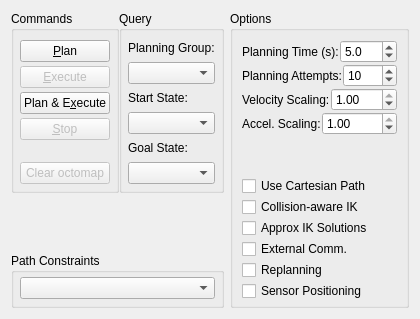
     <widget class="QWidget" name="planning">
      <attribute name="title">
       <string>Planning</string>
      </attribute>
      <layout class="QHBoxLayout" name="horizontalLayout_9">
       <item>
        <layout class="QVBoxLayout" name="verticalLayout_11">
         <property name="spacing">
          <number>0</number>
         </property>
         <item>
          <layout class="QHBoxLayout" name="horizontalLayout_7">
           <property name="spacing">
            <number>0</number>
           </property>
           <item>
            <widget class="QGroupBox" name="groupBox_9">
             <property name="title">
              <string>Commands</string>
             </property>
             <layout class="QVBoxLayout" name="verticalLayout_9">
              <property name="spacing">
               <number>4</number>
              </property>
              <property name="leftMargin">
               <number>6</number>
              </property>
              <property name="rightMargin">
               <number>6</number>
              </property>
              <property name="bottomMargin">
               <number>6</number>
              </property>
              <item>
               <widget class="QPushButton" name="plan_button">
                <property name="text">
                 <string>&amp;Plan</string>
                </property>
               </widget>
              </item>
              <item>
               <widget class="QPushButton" name="execute_button">
                <property name="enabled">
                 <bool>false</bool>
                </property>
                <property name="text">
                 <string>&amp;Execute</string>
                </property>
               </widget>
              </item>
              <item>
               <widget class="QPushButton" name="plan_and_execute_button">
                <property name="text">
                 <string>Plan &amp;&amp; E&amp;xecute</string>
                </property>
               </widget>
              </item>
              <item>
               <widget class="QPushButton" name="stop_button">
                <property name="enabled">
                 <bool>false</bool>
                </property>
                <property name="toolTip">
                 <string>Stop execution by sending a stop command to the move_group.</string>
                </property>
                <property name="text">
                 <string>&amp;Stop</string>
                </property>
               </widget>
              </item>
              <item>
               <widget class="QLabel" name="result_label">
                <property name="layoutDirection">
                 <enum>Qt::LeftToRight</enum>
                </property>
                <property name="text">
                 <string/>
                </property>
                <property name="alignment">
                 <set>Qt::AlignCenter</set>
                </property>
                <property name="wordWrap">
                 <bool>false</bool>
                </property>
               </widget>
              </item>
              <item>
               <widget class="QPushButton" name="clear_octomap_button">
                <property name="enabled">
                 <bool>false</bool>
                </property>
                <property name="text">
                 <string>Clear octomap</string>
                </property>
               </widget>
              </item>
             </layout>
            </widget>
           </item>
           <item>
            <widget class="QGroupBox" name="groupBox_11">
             <property name="title">
              <string>Query</string>
             </property>
             <layout class="QVBoxLayout" name="verticalLayout_6">
              <property name="leftMargin">
               <number>6</number>
              </property>
              <property name="rightMargin">
               <number>6</number>
              </property>
              <property name="bottomMargin">
               <number>6</number>
              </property>
              <item>
               <layout class="QVBoxLayout" name="verticalLayout_planning_group">
                <item>
                 <widget class="QLabel" name="label_planning_group">
                  <property name="text">
                   <string>Planning Group:</string>
                  </property>
                 </widget>
                </item>
                <item>
                 <widget class="QComboBox" name="planning_group_combo_box"/>
                </item>
               </layout>
              </item>
              <item>
               <layout class="QVBoxLayout" name="verticalLayout_start_state">
                <item>
                 <widget class="QLabel" name="label_start_state">
                  <property name="text">
                   <string>Start State:</string>
                  </property>
                 </widget>
                </item>
                <item>
                 <widget class="QComboBox" name="start_state_combo_box"/>
                </item>
               </layout>
              </item>
              <item>
               <layout class="QVBoxLayout" name="verticalLayout_goal_state">
                <item>
                 <widget class="QLabel" name="label_goal_state">
                  <property name="text">
                   <string>Goal State:</string>
                  </property>
                 </widget>
                </item>
                <item>
                 <widget class="QComboBox" name="goal_state_combo_box"/>
                </item>
               </layout>
              </item>
             </layout>
            </widget>
           </item>
          </layout>
         </item>
         <item>
          <spacer name="verticalSpacer">
           <property name="orientation">
            <enum>Qt::Vertical</enum>
           </property>
           <property name="sizeType">
            <enum>QSizePolicy::Expanding</enum>
           </property>
           <property name="sizeHint" stdset="0">
            <size>
             <width>20</width>
             <height>32</height>
            </size>
           </property>
          </spacer>
         </item>
         <item>
          <widget class="QGroupBox" name="groupBox_12">
           <property name="title">
            <string>Path Constraints</string>
           </property>
           <layout class="QVBoxLayout" name="verticalLayout_15">
            <property name="leftMargin">
             <number>6</number>
            </property>
            <property name="topMargin">
             <number>4</number>
            </property>
            <property name="rightMargin">
             <number>6</number>
            </property>
            <property name="bottomMargin">
             <number>6</number>
            </property>
            <item>
             <widget class="QComboBox" name="path_constraints_combo_box">
              <property name="toolTip">
               <string>Select path constraints from the database. </string>
              </property>
             </widget>
            </item>
           </layout>
          </widget>
         </item>
        </layout>
       </item>
       <item>
        <layout class="QVBoxLayout" name="verticalLayout_18">
         <property name="spacing">
          <number>0</number>
         </property>
         <item>
          <widget class="QGroupBox" name="groupBox_10">
           <property name="title">
            <string>Options</string>
           </property>
           <layout class="QVBoxLayout" name="verticalLayout_10">
            <property name="spacing">
             <number>1</number>
            </property>
            <property name="bottomMargin">
             <number>4</number>
            </property>
            <item>
             <layout class="QHBoxLayout" name="horizontalLayout_3">
              <property name="spacing">
               <number>1</number>
              </property>
              <item>
               <widget class="QLabel" name="label_9">
                <property name="toolTip">
                 <string>Total time allowed for planning.  Planning stops if time or number of attempts is exceeded, or goal is reached.</string>
                </property>
                <property name="text">
                 <string>Planning Time (s):</string>
                </property>
               </widget>
              </item>
              <item>
               <widget class="QDoubleSpinBox" name="planning_time">
                <property name="sizePolicy">
                 <sizepolicy hsizetype="Minimum" vsizetype="Fixed">
                  <horstretch>0</horstretch>
                  <verstretch>0</verstretch>
                 </sizepolicy>
                </property>
                <property name="minimumSize">
                 <size>
                  <width>40</width>
                  <height>0</height>
                 </size>
                </property>
                <property name="toolTip">
                 <string>Total time allowed for planning.  Planning stops if time or number of attempts is exceeded, or goal is reached.</string>
                </property>
                <property name="decimals">
                 <number>1</number>
                </property>
                <property name="maximum">
                 <double>300.000000000000000</double>
                </property>
                <property name="value">
                 <double>5.000000000000000</double>
                </property>
               </widget>
              </item>
             </layout>
            </item>
            <item>
             <layout class="QHBoxLayout" name="horizontalLayout_15">
              <property name="spacing">
               <number>1</number>
              </property>
              <item>
               <widget class="QLabel" name="label_10">
                <property name="toolTip">
                 <string>Allowed number of planning attempts. Planning stops if time or number of attempts is exceeded, or goal is reached.</string>
                </property>
                <property name="text">
                 <string>Planning Attempts:</string>
                </property>
               </widget>
              </item>
              <item>
               <widget class="QSpinBox" name="planning_attempts">
                <property name="sizePolicy">
                 <sizepolicy hsizetype="Minimum" vsizetype="Fixed">
                  <horstretch>0</horstretch>
                  <verstretch>0</verstretch>
                 </sizepolicy>
                </property>
                <property name="minimumSize">
                 <size>
                  <width>40</width>
                  <height>0</height>
                 </size>
                </property>
                <property name="toolTip">
                 <string>Allowed number of planning attempts. Planning stops if time or number of attempts is exceeded, or goal is reached.</string>
                </property>
                <property name="maximum">
                 <number>1000</number>
                </property>
                <property name="value">
                 <number>10</number>
                </property>
               </widget>
              </item>
             </layout>
            </item>
            <item>
             <layout class="QHBoxLayout" name="horizontalLayout_10">
              <property name="spacing">
               <number>1</number>
              </property>
              <item>
               <widget class="QLabel" name="label_11">
                <property name="toolTip">
                 <string>Factor (between 0 and 1) to scale down maximum joint velocities</string>
                </property>
                <property name="text">
                 <string>Velocity Scaling:</string>
                </property>
               </widget>
              </item>
              <item>
               <widget class="QDoubleSpinBox" name="velocity_scaling_factor">
                <property name="minimumSize">
                 <size>
                  <width>40</width>
                  <height>0</height>
                 </size>
                </property>
                <property name="toolTip">
                 <string>Factor (between 0 and 1) to scale down maximum joint velocities</string>
                </property>
                <property name="maximum">
                 <double>1.000000000000000</double>
                </property>
                <property name="singleStep">
                 <double>0.100000000000000</double>
                </property>
                <property name="value">
                 <double>1.000000000000000</double>
                </property>
               </widget>
              </item>
             </layout>
            </item>
            <item>
             <layout class="QHBoxLayout" name="horizontalLayout_20">
              <property name="spacing">
               <number>1</number>
              </property>
              <item>
               <widget class="QLabel" name="label_20">
                <property name="toolTip">
                 <string>Factor (between 0 and 1) to scale down maximum joint accelerations</string>
                </property>
                <property name="text">
                 <string>Accel. Scaling:</string>
                </property>
               </widget>
              </item>
              <item>
               <widget class="QDoubleSpinBox" name="acceleration_scaling_factor">
                <property name="minimumSize">
                 <size>
                  <width>40</width>
                  <height>0</height>
                 </size>
                </property>
                <property name="toolTip">
                 <string>Factor (between 0 and 1) to scale down maximum joint accelerations</string>
                </property>
                <property name="maximum">
                 <double>1.000000000000000</double>
                </property>
                <property name="singleStep">
                 <double>0.100000000000000</double>
                </property>
                <property name="value">
                 <double>1.000000000000000</double>
                </property>
               </widget>
              </item>
             </layout>
            </item>
            <item>
             <spacer name="verticalSpacer_2">
              <property name="orientation">
               <enum>Qt::Vertical</enum>
              </property>
              <property name="sizeHint" stdset="0">
               <size>
                <width>20</width>
                <height>40</height>
               </size>
              </property>
             </spacer>
            </item>
            <item>
             <widget class="QCheckBox" name="use_cartesian_path">
              <property name="sizePolicy">
               <sizepolicy hsizetype="Preferred" vsizetype="Fixed">
                <horstretch>0</horstretch>
                <verstretch>0</verstretch>
               </sizepolicy>
              </property>
              <property name="minimumSize">
               <size>
                <width>30</width>
                <height>0</height>
               </size>
              </property>
              <property name="toolTip">
               <string>Check this to generate a linear path in Cartesian (3D) space.

 This does not plan around obstacles. </string>
              </property>
              <property name="text">
               <string>Use Cartesian Path</string>
              </property>
              <property name="checked">
               <bool>false</bool>
              </property>
             </widget>
            </item>
            <item>
             <widget class="QCheckBox" name="collision_aware_ik">
              <property name="sizePolicy">
               <sizepolicy hsizetype="Preferred" vsizetype="Fixed">
                <horstretch>0</horstretch>
                <verstretch>0</verstretch>
               </sizepolicy>
              </property>
              <property name="minimumSize">
               <size>
                <width>30</width>
                <height>0</height>
               </size>
              </property>
              <property name="toolTip">
               <string>If checked, the IK solver tries to avoid collisions when searching for a start/end state set via the interactive marker.

This is usually achieved by random seeding, which can flip the robot configuration (e.g. elbow up/down). Note that motion planning is always collision-aware, regardless of this checkbox.</string>
              </property>
              <property name="text">
               <string>Collision-aware IK</string>
              </property>
              <property name="checked">
               <bool>false</bool>
              </property>
             </widget>
            </item>
            <item>
             <widget class="QCheckBox" name="approximate_ik">
              <property name="sizePolicy">
               <sizepolicy hsizetype="Preferred" vsizetype="Fixed">
                <horstretch>0</horstretch>
                <verstretch>0</verstretch>
               </sizepolicy>
              </property>
              <property name="minimumSize">
               <size>
                <width>30</width>
                <height>0</height>
               </size>
              </property>
              <property name="toolTip">
               <string>Allow approximate IK solutions, which deviate from the target pose. Useful when an exact solution cannot be found, e.g. for underactuated arms or when trying to reach an unreachable target.</string>
              </property>
              <property name="text">
               <string>Approx IK Solutions</string>
              </property>
             </widget>
            </item>
            <item>
             <widget class="QCheckBox" name="allow_external_program">
              <property name="sizePolicy">
               <sizepolicy hsizetype="Preferred" vsizetype="Fixed">
                <horstretch>0</horstretch>
                <verstretch>0</verstretch>
               </sizepolicy>
              </property>
              <property name="minimumSize">
               <size>
                <width>30</width>
                <height>0</height>
               </size>
              </property>
              <property name="toolTip">
               <string>Allow other nodes to control start and end poses as well as planning and execution, using ROS topics (/rviz/moveit/ ).</string>
              </property>
              <property name="text">
               <string>External Comm.</string>
              </property>
              <property name="checked">
               <bool>false</bool>
              </property>
             </widget>
            </item>
            <item>
             <widget class="QCheckBox" name="allow_replanning">
              <property name="sizePolicy">
               <sizepolicy hsizetype="Preferred" vsizetype="Fixed">
                <horstretch>0</horstretch>
                <verstretch>0</verstretch>
               </sizepolicy>
              </property>
              <property name="minimumSize">
               <size>
                <width>30</width>
                <height>0</height>
               </size>
              </property>
              <property name="toolTip">
               <string>EXPERIMENTAL: Trigger replanning if new collisions are detected during plan execution. Only works for the &quot;Plan &amp; Execute&quot; button. </string>
              </property>
              <property name="autoFillBackground">
               <bool>false</bool>
              </property>
              <property name="text">
               <string>Replanning</string>
              </property>
              <property name="checked">
               <bool>false</bool>
              </property>
             </widget>
            </item>
            <item>
             <widget class="QCheckBox" name="allow_looking">
              <property name="sizePolicy">
               <sizepolicy hsizetype="Preferred" vsizetype="Fixed">
                <horstretch>0</horstretch>
                <verstretch>0</verstretch>
               </sizepolicy>
              </property>
              <property name="minimumSize">
               <size>
                <width>30</width>
                <height>0</height>
               </size>
              </property>
              <property name="toolTip">
               <string>EXPERIMENTAL: Allows the robot to reposition its sensor to look around to resolve apparent collisions. A sensor needs to be set up and the new measurements have to affect the collision scene, otherwise it has no effect. See tutorial.</string>
              </property>
              <property name="text">
               <string>Sensor Positioning</string>
              </property>
              <property name="checked">
               <bool>false</bool>
              </property>
             </widget>
            </item>
           </layout>
          </widget>
         </item>
        </layout>
       </item>
      </layout>
     </widget>
